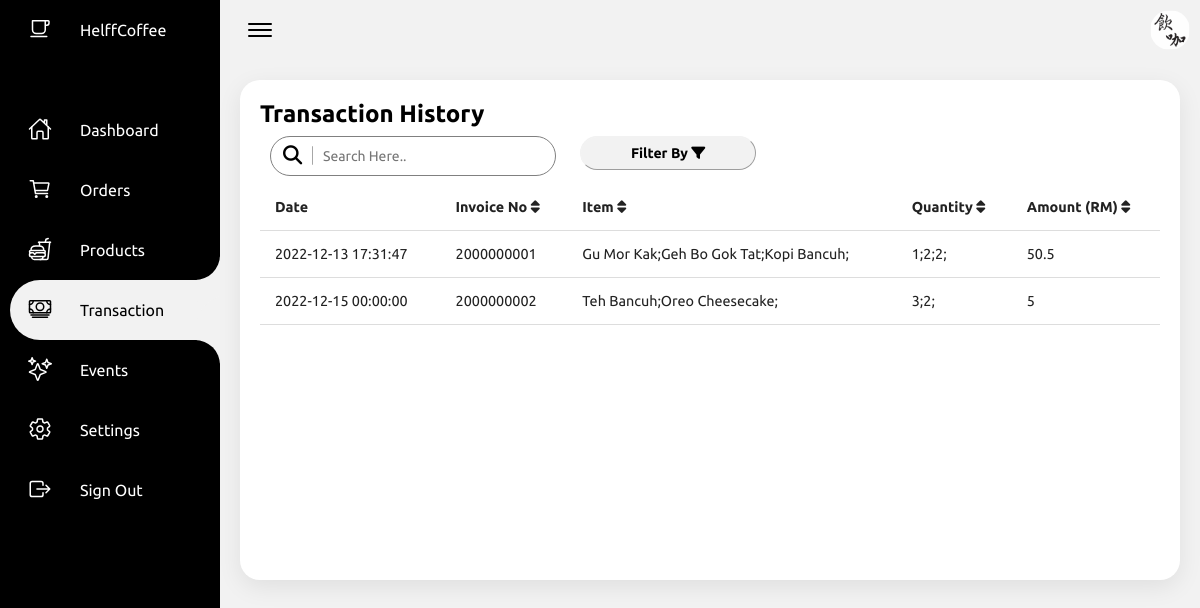
Page /Admin/transaction.php?latest=1 (signed in) on the earlier database version.
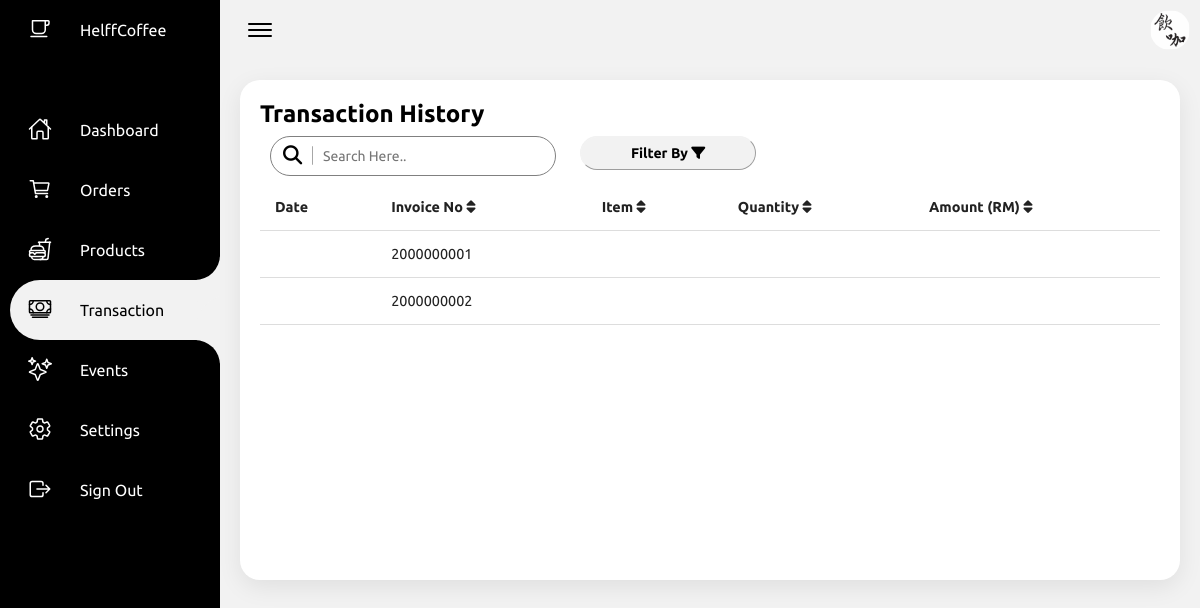
Same page on the later database version.
### tables this page shows
CREATE TABLE `transaction` (
  `trans_id` int(100) NOT NULL,
  `order_id` int(100) NOT NULL
);

CREATE TABLE `orders` (
  `order_id` int(11) NOT NULL,
  `customer_id` int(10) NOT NULL,
  `order_amount` double NOT NULL,
  `order_date` datetime NOT NULL,
  `order_collection` text NOT NULL,
  `pickup_time` datetime DEFAULT NULL,
  `Status` varchar(10) NOT NULL DEFAULT 'preparing'
);

CREATE TABLE `order_product` (
  `id` int(100) NOT NULL,
  `order_id` int(100) NOT NULL,
  `product_id` int(100) NOT NULL,
  `quantity` int(100) NOT NULL DEFAULT 0
);

CREATE TABLE `product` (
  `product_id` int(11) NOT NULL,
  `product_name` text NOT NULL,
  `price` float NOT NULL,
  `product_type` int(100) NOT NULL,
  `product_desc` text NOT NULL,
  `product_quan` int(100) NOT NULL,
  `product_cal` int(100) NOT NULL,
  `best_seller` tinyint(1) NOT NULL,
  `product_img` varchar(100) NOT NULL,
  `pixel` int(10) NOT NULL
);

### Admin/transaction.php (the view, shortened to what the changed rows need)
<?php
include "dbConnection.php"
?>
<!DOCTYPE html>
<html>
<head>
    <link rel="stylesheet" type="text/css" href="css/style.css">
    <link rel="stylesheet" type="text/css" href="css/transaction.css">
</head>
<body>
    <?php
        if ($_SERVER["REQUEST_METHOD"] == "GET"){
            if(isset($_GET["latest"])){
                $sql = mysqli_query($conn, "select * from transaction");
            }else if(isset($_GET["today"])){
                $date1 = date('d');
                $date2 = date('m');
                $date3 = date('Y');
                $sql = mysqli_query($conn, "select * from transaction inner join orders on transaction.order_id = orders.order_id
                where DAY(order_date) = '$date1' AND MONTH(order_date) = '$date2' AND YEAR(order_Date) = '$date3'");
            }else if(isset($_GET["this-week"])){
                $date1 = date( 'W');
                $date2 = date( 'Y');
                $sql = mysqli_query($conn, "select * from transaction inner join orders on transaction.order_id = orders.order_id
                where WEEK(order_date) = '$date1' AND YEAR(order_date) = '$date2'");
            }else if(isset($_GET["this-month"])){
                $date2 = date('m');
                $date3 = date('Y');
                $sql = mysqli_query($conn, "select * from transaction inner join orders on transaction.order_id = orders.order_id
                where MONTH(order_date) = '$date2' AND YEAR(order_Date) = '$date3'");
            }
        }
    ?>
    <div class="container">
        <div class="main">
            <div class="table">
                <div class="transaction-table">
                    <div class="transaction-table-header">
                        <h2>Transaction History</h2>
                    </div>
                    <div class="transaction-table-content">
                        <table class="transaction-table-data" id="transactionTable">
                            <thead>
                                <tr>
                                    <th>Date</th>
                                    <th>Invoice No <i onclick="sortByInt(1)" class="fa-solid fa-sort"></i></th>
                                    <th>Item <i onclick="sortByAlphabet(2)" class="fa-solid fa-sort"></i></th>
                                    <th>Quantity <i onclick="sortByInt(3)" class="fa-solid fa-sort"></i></th>
                                    <th>Amount (RM) <i onclick="sortByFloat(4)" class="fa-solid fa-sort"></i></th>
                                </tr>
                            </thead>
                            <tbody>
                            <?php
                                if(isset($sql))
                                {
                                    if (mysqli_num_rows($sql) > 0) {
                                        while ($row = mysqli_fetch_assoc($sql)) {
                                            $sql1 = mysqli_query($conn, "select * from orders where order_id = '".$row['order_id']."';");
                                            $row1 = mysqli_fetch_assoc($sql1);
                                            $sql2 = mysqli_query($conn, "select * from order_product where order_id = '".$row['order_id']."';");
                                        ?>
                                        <tr>
                                            <td><?php echo $row1['order_date'] ?></td>
                                            <td><?php echo $row['trans_id']?></td>
                                            <td>
                                                <?php
                                                while ($row2 = mysqli_fetch_assoc($sql2)) {
                                                    $sql3 = mysqli_query($conn, "select * from product where product_id ='" . $row2['product_id'] . "';");
                                                    $row3 = mysqli_fetch_assoc($sql3);
                                                    echo $row3['product_name'];
                                                    echo ";";
                                                } ?>
                                            </td>
                                            <td>
                                                <?php
                                                $sql2 = mysqli_query($conn, "select * from order_product where order_id = '".$row['order_id']."';");
                                                while ($row4 = mysqli_fetch_assoc($sql2)) {
                                                    echo $row4['quantity'];
                                                    echo ";";
                                                } ?>
                                            </td>
                                            <td><?php echo $row1['order_amount'] ?></td>
                                        </tr>
                                <?php      }
                                    }else{
                                        echo "<tr><h3> No Results Found </h3></tr>";
                                    }
                                }  ?>
                            </tbody>
                        </table>
                    </div>
                </div>
            </div>
        </div>
    </div>
</body>
</html>

Differences in the rows shown:
removed order_product: product.product_name "Gu Mor Kak", quantity "1", shown under transaction id 2000000001
removed order_product: product.product_name "Geh Bo Gok Tat", quantity "2", shown under transaction id 2000000001
removed order_product: product.product_name "Kopi Bancuh", quantity "2", shown under transaction id 2000000001
removed order_product: product.product_name "Teh Bancuh", quantity "3", shown under transaction id 2000000002
removed order_product: product.product_name "Oreo Cheesecake", quantity "2", shown under transaction id 2000000002
shown differently, row unchanged: transaction id 2000000001: order.order_date "2022-12-13 17:31:47" → (not shown); order.order_amount "50.5" → (not shown)
shown differently, row unchanged: transaction id 2000000002: order.order_date "2022-12-15 00:00:00" → (not shown); order.order_amount "5" → (not shown)
